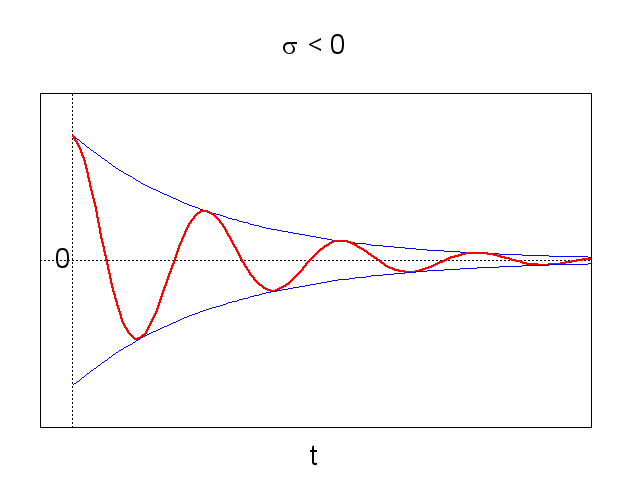

The gnuplot source for this figure:
load 'config.plt'
set output 'poli_complessi1_1.png'
set encoding utf8
#
set xlabel 't'
set xzeroaxis
set yzeroaxis
unset ytics
unset xtics
#
set title "{/Symbol s} < 0"
set label "0" at 0,0 right
#
a = 0.9
f(x) = 3*exp(-a*x)
#
plot [-.25:4][-4:4] x >= 0 ? f(x) : 1/0 notitle w l ls 2,\
	x >= 0 ? f(x)*cos(6*x) : 1/0 notitle w l ls 1,\
	x >= 0 ? -f(x) : 1/0 notitle w l ls 2
